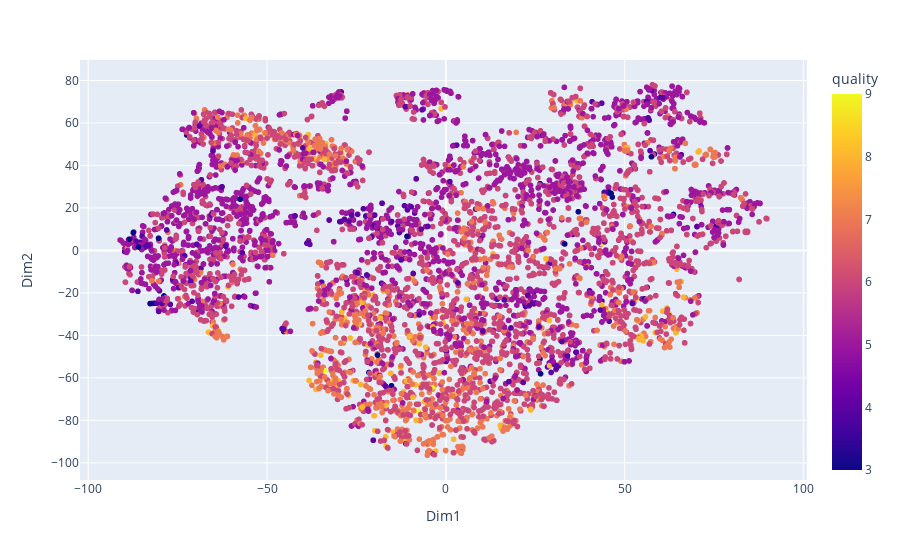

Notebook code for this chart:
### Markdown cell above
t-SNE - Quality

### Code cell
tsne_df['quality'] = wine['quality'].values

fig = px.scatter(tsne_df, x='Dim1', y='Dim2', color='quality')
fig.show()

### Figure 1 — Plotly figure (JSON) as saved in the notebook; plotly's stock layout.template omitted (floating-point values rounded to 4 significant figures; data arrays with more than 128 entries replaced by an {"elided": "..."} marker saying what was removed)
{"data": [{"hovertemplate": "Dim1=%{x}<br>Dim2=%{y}<br>quality=%{marker.color}<extra></extra>", "legendgroup": "", "marker": {"color": {"elided": "6497 int values"}, "coloraxis": "coloraxis", "symbol": "circle"}, "mode": "markers", "name": "", "showlegend": false, "type": "scattergl", "x": {"elided": "6497 float values"}, "xaxis": "x", "y": {"elided": "6497 float values"}, "yaxis": "y"}], "layout": {"coloraxis": {"colorbar": {"title": {"text": "quality"}}, "colorscale": [[0, "#0d0887"], [0.1111, "#46039f"], [0.2222, "#7201a8"], [0.3333, "#9c179e"], [0.4444, "#bd3786"], [0.5556, "#d8576b"], [0.6667, "#ed7953"], [0.7778, "#fb9f3a"], [0.8889, "#fdca26"], [1, "#f0f921"]]}, "legend": {"tracegroupgap": 0}, "margin": {"t": 60}, "xaxis": {"anchor": "y", "domain": [0, 1], "title": {"text": "Dim1"}}, "yaxis": {"anchor": "x", "domain": [0, 1], "title": {"text": "Dim2"}}}}
